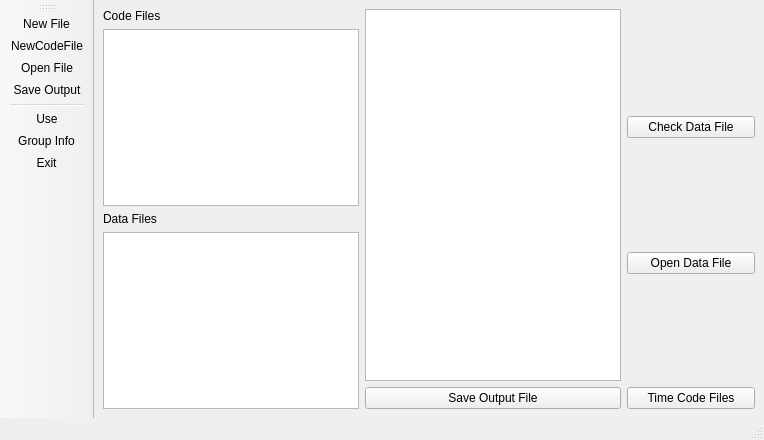
<?xml version="1.0" encoding="UTF-8"?>
<ui version="4.0">
 <class>MainWindow</class>
 <widget class="QMainWindow" name="MainWindow">
  <property name="geometry">
   <rect>
    <x>0</x>
    <y>0</y>
    <width>764</width>
    <height>440</height>
   </rect>
  </property>
  <property name="windowTitle">
   <string>MainWindow</string>
  </property>
  <property name="autoFillBackground">
   <bool>false</bool>
  </property>
  <widget class="QWidget" name="centralwidget">
   <layout class="QHBoxLayout" name="horizontalLayout">
    <item>
     <layout class="QVBoxLayout" name="verticalLayout_8">
      <item>
       <layout class="QVBoxLayout" name="verticalLayout_6">
        <item>
         <widget class="QLabel" name="AnimatedLabel">
          <property name="text">
           <string>Code Files</string>
          </property>
          <property name="buddy">
           <cstring>codeFileList</cstring>
          </property>
         </widget>
        </item>
        <item>
         <widget class="QListWidget" name="codeFileList"/>
        </item>
       </layout>
      </item>
      <item>
       <layout class="QVBoxLayout" name="verticalLayout_7">
        <item>
         <widget class="QLabel" name="AnimatedLabel_2">
          <property name="text">
           <string>Data Files</string>
          </property>
          <property name="buddy">
           <cstring>dataFileList</cstring>
          </property>
         </widget>
        </item>
        <item>
         <widget class="QListWidget" name="dataFileList"/>
        </item>
       </layout>
      </item>
     </layout>
    </item>
    <item>
     <layout class="QVBoxLayout" name="verticalLayout_9">
      <item>
       <widget class="QListWidget" name="outputTextEdit"/>
      </item>
      <item alignment="Qt::AlignmentFlag::Qt::AlignmentFlag::AlignVCenter">
       <widget class="QPushButton" name="saveButton">
        <property name="text">
         <string>Save Output File</string>
        </property>
       </widget>
      </item>
     </layout>
    </item>
    <item>
     <layout class="QVBoxLayout" name="verticalLayout_4">
      <item>
       <layout class="QVBoxLayout" name="verticalLayout_3">
        <item>
         <widget class="QWidget" name="checkDataFileRadio" native="true">
          <property name="sizePolicy">
           <sizepolicy hsizetype="Expanding" vsizetype="Expanding">
            <horstretch>0</horstretch>
            <verstretch>0</verstretch>
           </sizepolicy>
          </property>
          <layout class="QGridLayout" name="gridLayout_2"/>
         </widget>
        </item>
        <item alignment="Qt::AlignmentFlag::Qt::AlignmentFlag::AlignVCenter">
         <widget class="QPushButton" name="checkButton">
          <property name="text">
           <string>Check Data File</string>
          </property>
         </widget>
        </item>
       </layout>
      </item>
      <item>
       <layout class="QVBoxLayout" name="verticalLayout_2">
        <item>
         <widget class="QWidget" name="openDataFileRadio" native="true">
          <property name="sizePolicy">
           <sizepolicy hsizetype="Expanding" vsizetype="Expanding">
            <horstretch>0</horstretch>
            <verstretch>0</verstretch>
           </sizepolicy>
          </property>
          <layout class="QGridLayout" name="gridLayout_3"/>
         </widget>
        </item>
        <item alignment="Qt::AlignmentFlag::Qt::AlignmentFlag::AlignVCenter">
         <widget class="QPushButton" name="openButton">
          <property name="text">
           <string>Open Data File</string>
          </property>
         </widget>
        </item>
       </layout>
      </item>
      <item>
       <layout class="QVBoxLayout" name="verticalLayout">
        <item>
         <widget class="QWidget" name="timeCodeFileCheck" native="true">
          <property name="sizePolicy">
           <sizepolicy hsizetype="Expanding" vsizetype="Expanding">
            <horstretch>0</horstretch>
            <verstretch>0</verstretch>
           </sizepolicy>
          </property>
          <property name="autoFillBackground">
           <bool>false</bool>
          </property>
          <layout class="QGridLayout" name="gridLayout"/>
         </widget>
        </item>
        <item alignment="Qt::AlignmentFlag::Qt::AlignmentFlag::AlignVCenter">
         <widget class="QPushButton" name="timeButton">
          <property name="text">
           <string>Time Code Files</string>
          </property>
         </widget>
        </item>
       </layout>
      </item>
     </layout>
    </item>
   </layout>
  </widget>
  <widget class="QStatusBar" name="statusbar"/>
  <widget class="QToolBar" name="toolBar">
   <property name="windowTitle">
    <string>toolBar</string>
   </property>
   <attribute name="toolBarArea">
    <enum>LeftToolBarArea</enum>
   </attribute>
   <attribute name="toolBarBreak">
    <bool>false</bool>
   </attribute>
   <addaction name="actionNew_File"/>
   <addaction name="actionNewCodeFile"/>
   <addaction name="actionOpen_File"/>
   <addaction name="actionSave_Output"/>
   <addaction name="separator"/>
   <addaction name="actionUse"/>
   <addaction name="actionGroup_Info"/>
   <addaction name="actionExit"/>
  </widget>
  <widget class="QMenuBar" name="menuBar">
   <property name="geometry">
    <rect>
     <x>0</x>
     <y>0</y>
     <width>764</width>
     <height>21</height>
    </rect>
   </property>
  </widget>
  <action name="actionNew_File">
   <property name="icon">
    <iconset theme="QIcon::ThemeIcon::DocumentNew"/>
   </property>
   <property name="text">
    <string>New File</string>
   </property>
   <property name="shortcut">
    <string>Ctrl+N</string>
   </property>
  </action>
  <action name="actionOpen_File">
   <property name="icon">
    <iconset theme="QIcon::ThemeIcon::DocumentOpen"/>
   </property>
   <property name="text">
    <string>Open File</string>
   </property>
   <property name="shortcut">
    <string>Ctrl+O</string>
   </property>
  </action>
  <action name="actionSave_Output">
   <property name="icon">
    <iconset theme="QIcon::ThemeIcon::DocumentSave"/>
   </property>
   <property name="text">
    <string>Save Output</string>
   </property>
   <property name="shortcut">
    <string>Ctrl+S</string>
   </property>
  </action>
  <action name="actionExit">
   <property name="icon">
    <iconset theme="QIcon::ThemeIcon::SystemShutdown"/>
   </property>
   <property name="text">
    <string>Exit</string>
   </property>
   <property name="shortcut">
    <string>Ctrl+E</string>
   </property>
  </action>
  <action name="actionControl">
   <property name="text">
    <string>Control</string>
   </property>
  </action>
  <action name="actionUse">
   <property name="icon">
    <iconset theme="QIcon::ThemeIcon::HelpAbout"/>
   </property>
   <property name="text">
    <string>Use</string>
   </property>
   <property name="shortcut">
    <string>Ctrl+U</string>
   </property>
  </action>
  <action name="actionGroup_Info">
   <property name="icon">
    <iconset theme="QIcon::ThemeIcon::UserAvailable"/>
   </property>
   <property name="text">
    <string>Group Info</string>
   </property>
   <property name="shortcut">
    <string>Ctrl+G</string>
   </property>
  </action>
  <action name="actionSoftware_Info">
   <property name="text">
    <string>Software Info</string>
   </property>
  </action>
  <action name="actionIDk">
   <property name="text">
    <string>IDk</string>
   </property>
  </action>
  <action name="actionNewCodeFile">
   <property name="icon">
    <iconset theme="QIcon::ThemeIcon::DocumentPageSetup"/>
   </property>
   <property name="text">
    <string>NewCodeFile</string>
   </property>
   <property name="shortcut">
    <string>Ctrl+Q</string>
   </property>
   <property name="menuRole">
    <enum>QAction::MenuRole::NoRole</enum>
   </property>
  </action>
 </widget>
 <resources/>
 <connections/>
</ui>
